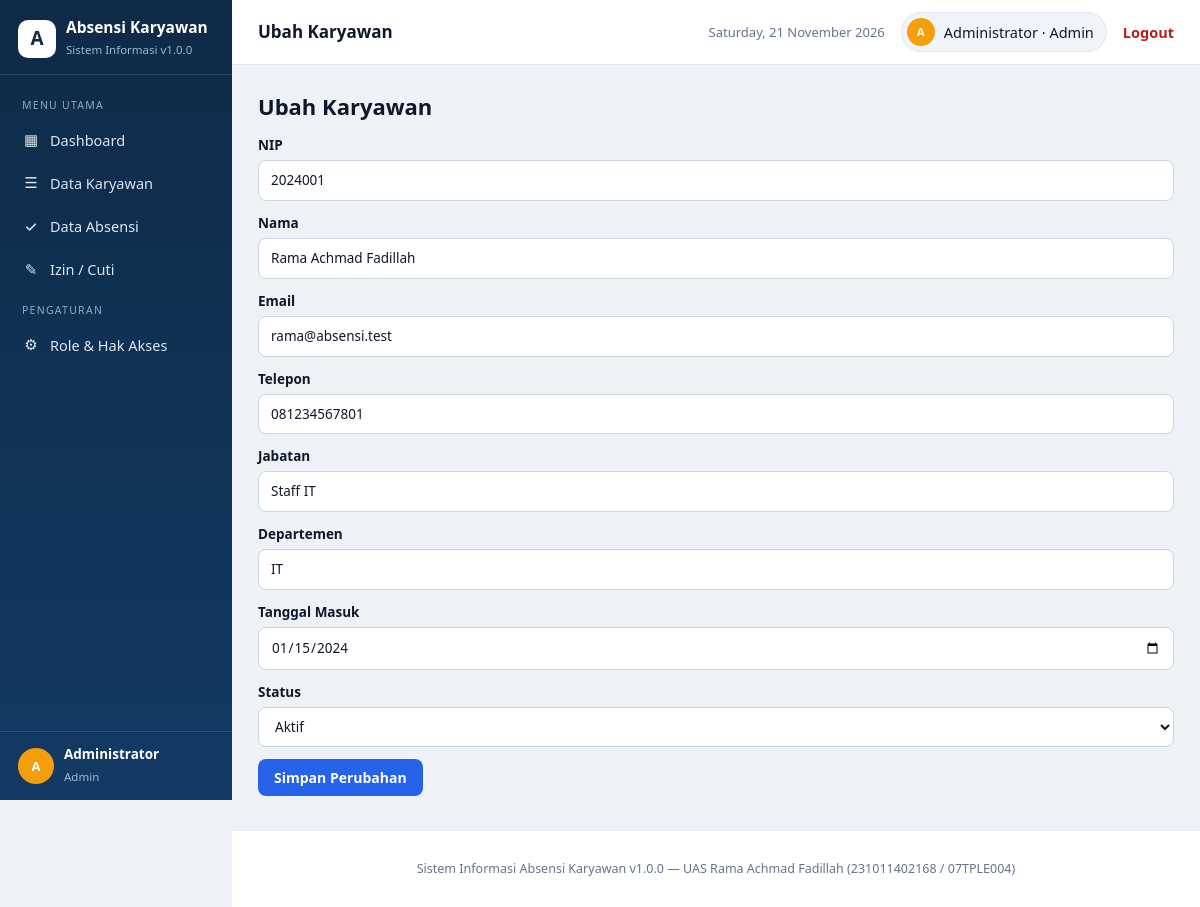
Page /modules/employees/edit.php?id=1 (signed in) on the committed database.
### tables this page shows
CREATE TABLE `users` (
  `id` INT UNSIGNED NOT NULL AUTO_INCREMENT,
  `name` VARCHAR(100) NOT NULL,
  `email` VARCHAR(100) NOT NULL,
  `password` VARCHAR(255) NOT NULL,
  `role_id` INT UNSIGNED NOT NULL,
  `employee_id` INT UNSIGNED NULL,
  `is_active` TINYINT(1) NOT NULL DEFAULT 1,
  `created_at` TIMESTAMP NOT NULL DEFAULT CURRENT_TIMESTAMP,
  `updated_at` TIMESTAMP NOT NULL DEFAULT CURRENT_TIMESTAMP ON UPDATE CURRENT_TIMESTAMP,
  PRIMARY KEY (`id`),
  UNIQUE KEY `uk_users_email` (`email`),
  KEY `idx_users_role` (`role_id`),
  KEY `idx_users_employee` (`employee_id`),
  CONSTRAINT `fk_users_role` FOREIGN KEY (`role_id`) REFERENCES `roles` (`id`) ON UPDATE CASCADE ON DELETE RESTRICT,
  CONSTRAINT `fk_users_employee` FOREIGN KEY (`employee_id`) REFERENCES `employees` (`id`) ON UPDATE CASCADE ON DELETE SET NULL
);

CREATE TABLE `roles` (
  `id` INT UNSIGNED NOT NULL AUTO_INCREMENT,
  `name` VARCHAR(50) NOT NULL,
  `description` VARCHAR(255) NULL,
  `created_at` TIMESTAMP NOT NULL DEFAULT CURRENT_TIMESTAMP,
  PRIMARY KEY (`id`),
  UNIQUE KEY `uk_roles_name` (`name`)
);

CREATE TABLE `employees` (
  `id` INT UNSIGNED NOT NULL AUTO_INCREMENT,
  `nip` VARCHAR(20) NOT NULL,
  `name` VARCHAR(100) NOT NULL,
  `email` VARCHAR(100) NOT NULL,
  `phone` VARCHAR(20) NULL,
  `position` VARCHAR(100) NOT NULL,
  `department` VARCHAR(100) NOT NULL,
  `join_date` DATE NOT NULL,
  `status` ENUM('Aktif','Nonaktif','Cuti') NOT NULL DEFAULT 'Aktif',
  `created_at` TIMESTAMP NOT NULL DEFAULT CURRENT_TIMESTAMP,
  `updated_at` TIMESTAMP NOT NULL DEFAULT CURRENT_TIMESTAMP ON UPDATE CURRENT_TIMESTAMP,
  PRIMARY KEY (`id`),
  UNIQUE KEY `uk_employees_nip` (`nip`),
  UNIQUE KEY `uk_employees_email` (`email`),
  KEY `idx_employees_department` (`department`),
  KEY `idx_employees_status` (`status`)
);

### config/database.php (called while the page is built, shortened)
<?php
function getPDO()
{
    static $pdo = null;
    if ($pdo === null) {
        $dsn = 'mysql:host=' . DB_HOST . ';dbname=' . DB_NAME . ';charset=' . DB_CHARSET;
        $options = [
            PDO::ATTR_ERRMODE            => PDO::ERRMODE_EXCEPTION,
            PDO::ATTR_DEFAULT_FETCH_MODE => PDO::FETCH_ASSOC,
            PDO::ATTR_EMULATE_PREPARES   => false,
        ];
        $pdo = new PDO($dsn, DB_USER, DB_PASS, $options);
    }
    return $pdo;
}

### includes/auth.php (called while the page is built, shortened)
<?php
require_once __DIR__ . '/../config/database.php';
function currentUser()
{
    $stmt = getPDO()->prepare(
        'SELECT u.*, r.name AS role_name FROM users u ' .
        'JOIN roles r ON r.id = u.role_id WHERE u.id = ? LIMIT 1'
    );
    $stmt->execute([$_SESSION['user_id']]);
    $user = $stmt->fetch();
    return $user ?: null;
}
function hasPermission($permissionName)
{
    $user = currentUser();
    $stmt = getPDO()->prepare(
        'SELECT COUNT(*) FROM role_permissions rp ' .
        'JOIN permissions p ON p.id = rp.permission_id ' .
        'WHERE rp.role_id = ? AND p.name = ?'
    );
    $stmt->execute([$user['role_id'], $permissionName]);
    return (int) $stmt->fetchColumn() > 0;
}

### includes/helpers.php (called while the page is built, shortened)
<?php
function e($value)
{
    return htmlspecialchars((string) $value, ENT_QUOTES, 'UTF-8');
}

### modules/employees/edit.php (the view, shortened to what this page needs)
<?php
require_once __DIR__ . '/../../includes/auth.php';
$pdo = getPDO();
$id = (int) ($_GET['id'] ?? 0);
$stmt = $pdo->prepare('SELECT * FROM employees WHERE id = ?');
$stmt->execute([$id]);
$row = $stmt->fetch();
$pageTitle = 'Ubah Karyawan';
require __DIR__ . '/../../includes/header.php';
?>
<h1>Ubah Karyawan</h1>
<form method="post">
  <label>NIP <input name="nip" value="<?php echo e($row['nip']); ?>" required></label>
  <label>Nama <input name="name" value="<?php echo e($row['name']); ?>" required></label>
  <label>Email <input type="email" name="email" value="<?php echo e($row['email']); ?>" required></label>
  <label>Telepon <input name="phone" value="<?php echo e($row['phone']); ?>"></label>
  <label>Jabatan <input name="position" value="<?php echo e($row['position']); ?>" required></label>
  <label>Departemen <input name="department" value="<?php echo e($row['department']); ?>" required></label>
  <label>Tanggal Masuk <input type="date" name="join_date" value="<?php echo e($row['join_date']); ?>" required></label>
  <label>Status <select name="status">
    <?php foreach (['Aktif', 'Nonaktif', 'Cuti'] as $s): ?>
      <option <?php echo $row['status'] === $s ? 'selected' : ''; ?>><?php echo $s; ?></option>
    <?php endforeach; ?>
  </select></label>
  <button type="submit">Simpan Perubahan</button>
</form>
<?php require __DIR__ . '/../../includes/footer.php'; ?>

### includes/header.php (shortened to what this page needs)
<?php
require_once __DIR__ . '/helpers.php';
require_once __DIR__ . '/auth.php';
$user = currentUser();
$initials = '';
foreach (preg_split('/\s+/', trim($user['name'])) as $part) {
    if ($part !== '') { $initials .= strtoupper($part[0]); }
}
$active = $pageTitle ?? '';
function menuLink($href, $label, $icon, $title, $active) {
    $cls = ($title === $active) ? ' class="active"' : '';
    echo '<a href="' . $href . '"' . $cls . '><span class="ico">' . $icon . '</span>' . $label . '</a>';
}
?>
<!DOCTYPE html>
<html lang="id">
<head>
<link rel="stylesheet" href="/assets/style.css">
</head>
<body>
<div class="layout">
<aside class="sidebar">
  <div class="brand">
    <span class="logo">A</span>
    <span><strong>Absensi Karyawan</strong><small>Sistem Informasi v<?php echo APP_VERSION; ?></small></span>
  </div>
  <nav class="menu">
    <span class="menu-label">Menu Utama</span>
    <?php if (hasPermission('dashboard.view')) { menuLink('/dashboard.php', 'Dashboard', '▦', 'Dashboard', $active); } ?>
    <?php if (hasPermission('employees.view')) { menuLink('/modules/employees/index.php', 'Data Karyawan', '☰', 'Data Karyawan', $active); } ?>
    <?php if (hasPermission('attendances.view')) { menuLink('/modules/attendances/index.php', 'Data Absensi', '✓', 'Data Absensi', $active); } ?>
    <?php if (hasPermission('leave_requests.view')) { menuLink('/modules/leave_requests/index.php', 'Izin / Cuti', '✎', 'Izin / Cuti', $active); } ?>
    <?php if (hasPermission('rbac.view')): ?>
    <span class="menu-label">Pengaturan</span>
    <?php endif; ?>
  </nav>
  <div class="side-user">
    <span class="avatar"><?php echo e($initials); ?></span>
    <span><strong><?php echo e($user['name']); ?></strong><small><?php echo e($user['role_name']); ?></small></span>
  </div>
</aside>
<div class="main">
<header class="topbar">
  <span class="page-title"><?php echo e($pageTitle ?? 'Dashboard'); ?></span>
  <span class="date"><?php echo e(date('l, d F Y')); ?></span>
  <span class="user-chip"><span class="avatar"><?php echo e($initials); ?></span><?php echo e($user['name']); ?> · <?php echo e($user['role_name']); ?></span>
  <a class="logout" href="/logout.php">Logout</a>
</header>
<main class="container">

### assets/style.css (style rules this page uses)
:root { --navy:#0e2a47; --navy-2:#123a63; --blue:#2563eb; --blue-dark:#1d4ed8; --ink:#0f172a; --muted:#64748b; --line:#e2e8f0; --bg:#eef2f7; --green:#15803d; --green-bg:#dcfce7; --amber:#b45309; --amber-bg:#fef3c7; --red:#b91c1c; --red-bg:#fee2e2; --teal:#0f766e; --teal-bg:#ccfbf1; --violet:#6d28d9; --violet-bg:#ede9fe; --radius:12px; --shadow:0 1px 3px rgba(15,23,42,.08),0 4px 14px rgba(15,23,42,.05); }
* { box-sizing:border-box }
html,body { margin:0;padding:0 }
body { font-family:"Segoe UI",system-ui,-apple-system,Roboto,Arial,sans-serif;background:var(--bg);color:var(--ink);font-size:14.5px;line-height:1.55 }
a { color:var(--blue);text-decoration:none }
h1 { font-size:22px;margin:0 0 4px }
.layout { display:flex;min-height:100vh }
.sidebar { width:232px;flex:0 0 232px;background:linear-gradient(180deg,var(--navy) 0%,var(--navy-2) 100%);color:#dbe7f5;display:flex;flex-direction:column;position:sticky;top:0;height:100vh }
.brand { display:flex;align-items:center;gap:10px;padding:18px 18px 14px;border-bottom:1px solid rgba(255,255,255,.12) }
.brand .logo { width:38px;height:38px;border-radius:10px;background:#fff;color:var(--navy);display:flex;align-items:center;justify-content:center;font-weight:800;font-size:19px }
.brand strong { display:block;color:#fff;font-size:15.5px;line-height:1.25 }
.brand small { color:#9db8d6;font-size:11.5px }
.menu { padding:12px 12px 6px;display:flex;flex-direction:column;gap:2px }
.menu .menu-label { font-size:10.5px;letter-spacing:.12em;text-transform:uppercase;color:#8fa9c7;padding:10px 10px 4px }
.menu a { color:#dbe7f5;padding:9px 10px;border-radius:8px;display:flex;align-items:center;gap:10px;font-weight:500 }
.menu a .ico { width:18px;text-align:center;font-size:15px }
.sidebar .side-user { margin-top:auto;padding:14px 18px;border-top:1px solid rgba(255,255,255,.12);display:flex;gap:10px;align-items:center }
.avatar { width:36px;height:36px;border-radius:50%;background:#f59e0b;color:#fff;display:flex;align-items:center;justify-content:center;font-weight:700;font-size:13px;flex:0 0 36px }
.side-user strong { display:block;color:#fff;font-size:13.5px;line-height:1.3 }
.side-user small { color:#9db8d6;font-size:11.5px }
.main { flex:1;min-width:0;display:flex;flex-direction:column }
.topbar { background:#fff;border-bottom:1px solid var(--line);padding:12px 26px;display:flex;align-items:center;gap:16px;position:sticky;top:0;z-index:5 }
.topbar .page-title { font-size:17px;font-weight:700 }
.topbar .date { color:var(--muted);font-size:13px }
.topbar .user-chip { display:flex;align-items:center;gap:9px;background:#f1f5f9;border:1px solid var(--line);padding:5px 12px 5px 5px;border-radius:999px }
.topbar .user-chip .avatar { width:28px;height:28px;flex-basis:28px;font-size:11px }
.topbar .logout { color:var(--red);font-weight:600 }
.container { max-width:1180px;width:100%;margin:0 auto;padding:24px 26px 34px }
button,.btn { background:var(--blue);color:#fff;border:0;padding:9px 16px;cursor:pointer;text-decoration:none;display:inline-block;border-radius:8px;font-size:14px;font-weight:600;font-family:inherit }
input,select,textarea { width:100%;padding:9px 12px;margin-top:4px;border:1px solid #cbd5e1;border-radius:8px;font:inherit;background:#fff;color:var(--ink) }
form label { display:block;margin:12px 0;font-weight:600;font-size:13.5px }
form label input,form label select,form label textarea { font-weight:400 }

### rows in the picture
users: name "Administrator", role.name "Admin"
employees: nip "2024001", name "Rama Achmad Fadillah", email "rama@absensi.test", phone "081234567801", position "Staff IT", department "IT", join_date "01/15/2024", status "Aktif"

### other values in the picture
APP_VERSION "1.0.0"
$icon "▦ ☰ ✓ ✎ ⚙"
$label "Dashboard Data Karyawan Data Absensi Izin / Cuti Role & Hak Akses"
$initials "A"
$pageTitle "Ubah Karyawan"
APP_NAME "Sistem Informasi Absensi Karyawan"
